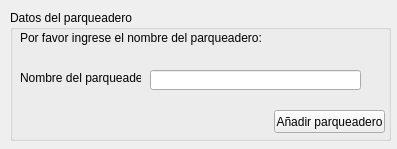
<?xml version="1.0" encoding="UTF-8"?>
<ui version="4.0">
 <class>add_parking_lot_form</class>
 <widget class="QWidget" name="add_parking_lot_form">
  <property name="geometry">
   <rect>
    <x>0</x>
    <y>0</y>
    <width>397</width>
    <height>149</height>
   </rect>
  </property>
  <property name="windowTitle">
   <string>Añadir parqueadero</string>
  </property>
  <widget class="QGroupBox" name="parking_lot_info">
   <property name="geometry">
    <rect>
     <x>10</x>
     <y>10</y>
     <width>381</width>
     <height>131</height>
    </rect>
   </property>
   <property name="title">
    <string>Datos del parqueadero</string>
   </property>
   <widget class="QLabel" name="text_hospital_name">
    <property name="geometry">
     <rect>
      <x>10</x>
      <y>60</y>
      <width>121</width>
      <height>16</height>
     </rect>
    </property>
    <property name="text">
     <string>Nombre del parqueadero</string>
    </property>
   </widget>
   <widget class="QLineEdit" name="parking_lot_name">
    <property name="geometry">
     <rect>
      <x>140</x>
      <y>60</y>
      <width>211</width>
      <height>20</height>
     </rect>
    </property>
    <property name="layoutDirection">
     <enum>Qt::LeftToRight</enum>
    </property>
    <property name="text">
     <string/>
    </property>
   </widget>
   <widget class="QLabel" name="instructions_add_parking_lot">
    <property name="geometry">
     <rect>
      <x>10</x>
      <y>20</y>
      <width>331</width>
      <height>16</height>
     </rect>
    </property>
    <property name="text">
     <string>Por favor ingrese el nombre del parqueadero:</string>
    </property>
   </widget>
   <widget class="QPushButton" name="button_add_parking_lot">
    <property name="geometry">
     <rect>
      <x>264</x>
      <y>100</y>
      <width>111</width>
      <height>23</height>
     </rect>
    </property>
    <property name="text">
     <string>Añadir parqueadero</string>
    </property>
   </widget>
  </widget>
 </widget>
 <resources/>
 <connections/>
</ui>
